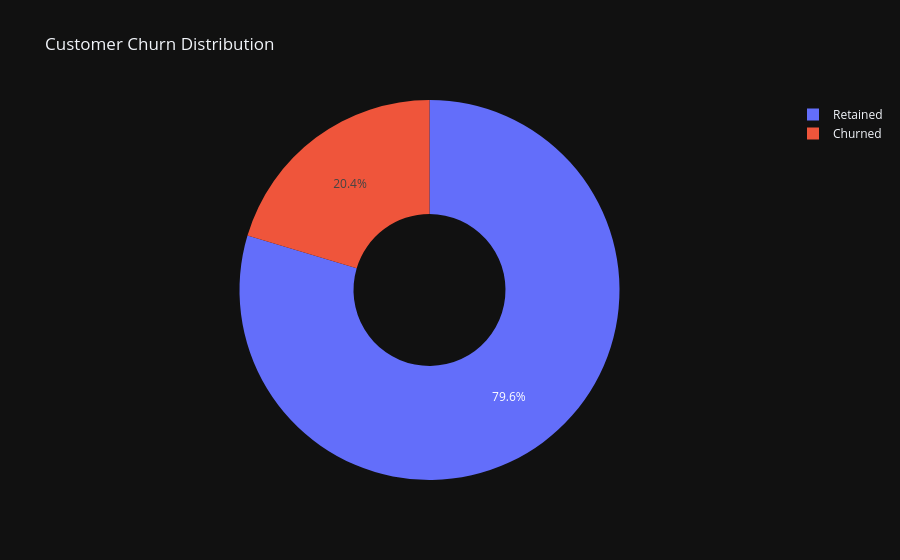

The notebook cell this image was saved under:
### Code cell
fig = px.pie(
    values=df["Exited"].value_counts().values,
    names=["Retained", "Churned"],
    title="Customer Churn Distribution",
    hole=0.4
)
fig.show()

### Figure 1 — Plotly figure (JSON) as saved in the notebook; plotly's stock layout.template omitted (floating-point values rounded to 4 significant figures)
{"data": [{"domain": {"x": [0, 1], "y": [0, 1]}, "hole": 0.4, "hovertemplate": "label=%{label}<br>value=%{value}<extra></extra>", "labels": ["Retained", "Churned"], "legendgroup": "", "name": "", "showlegend": true, "type": "pie", "values": [7963, 2037]}], "layout": {"legend": {"tracegroupgap": 0}, "title": {"text": "Customer Churn Distribution"}}}
